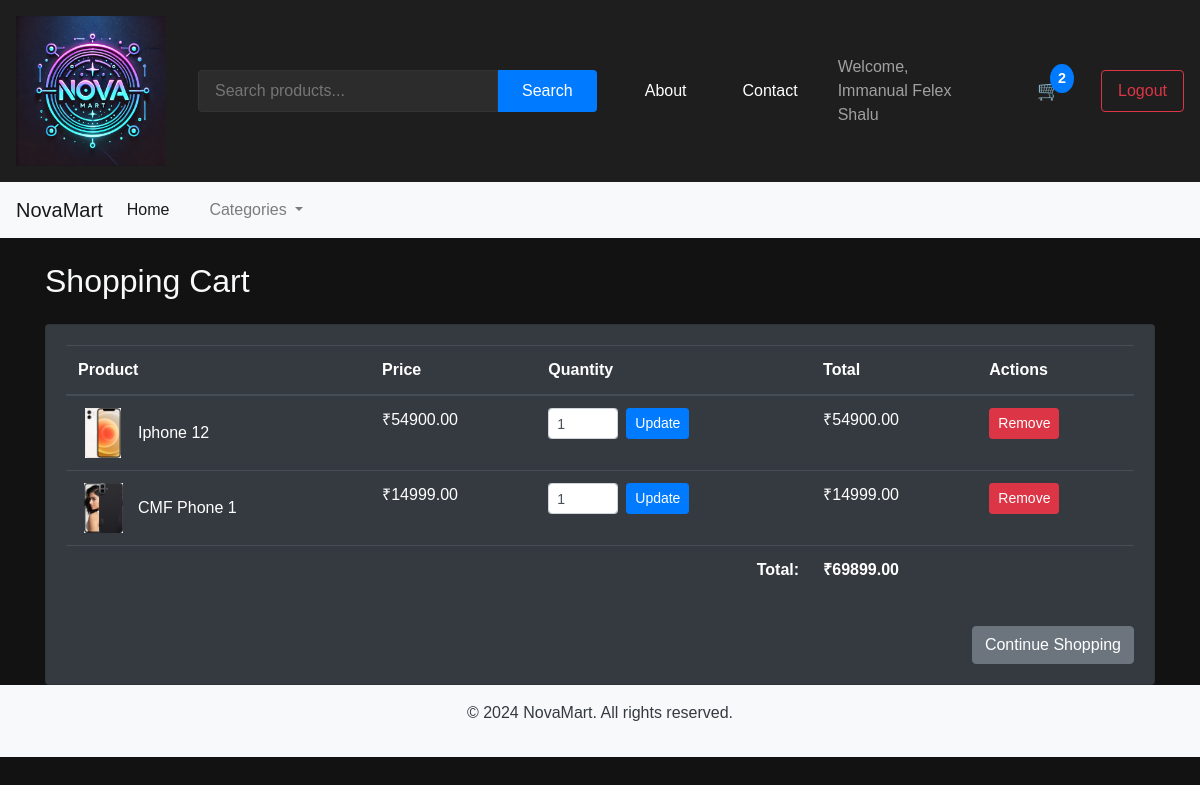
The app's page /cart/ (signed in) with its own data.
### home/models.py (models this page shows, shortened)
class Cart(models.Model):
    user = models.ForeignKey(User, on_delete=models.CASCADE)
    product = models.ForeignKey('Product', on_delete=models.CASCADE)
    quantity = models.IntegerField(default=1)
    date_added = models.DateTimeField(auto_now_add=True)
    @property
    def total_price(self):
        return self.quantity * self.product.price

class Product(models.Model):
    name = models.CharField(max_length=100)
    desc = models.TextField()
    price = models.DecimalField(max_digits=10, decimal_places=2)
    image = models.ImageField(upload_to='products/')
    category = models.CharField(max_length=50)

### home/views.py (the view)
# urls.py: path('cart/', views.view_cart, name='cart'),
@login_required
def view_cart(request):
    cart_items = Cart.objects.filter(user=request.user)
    total = sum(item.total_price for item in cart_items)
    context = {
        'cart_items': cart_items,
        'total': total
    }
    return render(request, 'cart.html', context)

### home/context_processors.py (called while the page is built)
def cart_count(request):
    if request.user.is_authenticated:
        cart_count = Cart.objects.filter(user=request.user).count()
        return {'cart_count': cart_count}
    return {'cart_count': 0}

### home/templates/cart.html (shortened to what this page needs)
{% extends 'base.html' %}
{% block content %}
<div class="container mt-4">
    <h2 class="text-light mb-4">Shopping Cart</h2>
    {% if cart_items %}
        <div class="card bg-dark text-light">
            <div class="card-body">
                <div class="table-responsive">
                    <table class="table table-dark">
                        <thead>
                            <tr>
                                <th>Product</th>
                                <th>Price</th>
                                <th>Quantity</th>
                                <th>Total</th>
                                <th>Actions</th>
                            </tr>
                        </thead>
                        <tbody>
                            {% for item in cart_items %}
                            <tr>
                                <td>
                                    <div class="d-flex align-items-center">
                                        <img src="{{ item.product.image.url }}" alt="{{ item.product.name }}"
                                             style="width: 50px; height: 50px; object-fit: contain; margin-right: 10px;">
                                        {{ item.product.name }}
                                    </div>
                                </td>
                                <td>₹{{ item.product.price }}</td>
                                <td>
                                    <form action="{% url 'update_cart' item.id %}" method="POST" class="d-flex align-items-center">
                                        <input type="number" name="quantity" value="{{ item.quantity }}"
                                               min="1" class="form-control form-control-sm" style="width: 70px;">
                                        <button type="submit" class="btn btn-sm btn-primary ml-2">Update</button>
                                    </form>
                                </td>
                                <td>₹{{ item.total_price }}</td>
                                <td>
                                    <form action="{% url 'remove_from_cart' item.id %}" method="POST" class="d-inline">
                                        <button type="submit" class="btn btn-sm btn-danger">Remove</button>
                                    </form>
                                </td>
                            </tr>
                            {% endfor %}
                        </tbody>
                        <tfoot>
                            <tr>
                                <td colspan="3" class="text-right"><strong>Total:</strong></td>
                                <td colspan="2"><strong>₹{{ total }}</strong></td>
                            </tr>
                        </tfoot>
                    </table>
                </div>
                <div class="text-right mt-3">
                    <a href="{% url 'home' %}" class="btn btn-secondary">Continue Shopping</a>
                </div>
            </div>
        </div>
    {% else %}
        <div class="alert alert-info">
            Your cart is empty. <a href="{% url 'home' %}">Continue shopping</a>
        </div>
    {% endif %}
</div>
{% endblock %}

### home/templates/header.html (shortened to what this page needs)
<!DOCTYPE html>
<html lang="en">
<head>
</head>
<body>
    <header>
        <div class="header-container">
            <a href="{% url 'home' %}" class="logo">
                <img src="/static/images/nova.webp" alt="NovaMart Logo" height="150">
            </a>
            <div class="search-bar">
                <form action="{% url 'search' %}" method="GET" class="d-flex">
                    <input type="text" name="q" placeholder="Search products..." value="{{ request.GET.q }}">
                    <button type="submit">Search</button>
                </form>
            </div>
            <nav>
                <ul>
                    <li><a href="{% url 'about' %}">About</a></li>
                    <li><a href="{% url 'contact' %}">Contact</a></li>
                    {% if user.is_authenticated %}
                        <li class="user-section">
                            <span class="welcome-text">Welcome, {{ user.first_name }}</span>
                            <a href="{% url 'cart' %}" class="cart-icon">
                                🛒
                                {% if cart_count > 0 %}
                                    <span class="badge-primary">{{ cart_count }}</span>
                                {% endif %}
                            </a>
                            <a href="{% url 'logout' %}" class="logout-btn">Logout</a>
                        </li>
                    {% else %}
                        <li class="auth-buttons">
                            <a href="{% url 'login' %}" class="login-btn">Login</a>
                            <a href="{% url 'signup' %}" class="signup-btn">Sign Up</a>
                        </li>
                    {% endif %}
                </ul>
            </nav>
        </div>
    </header>
</body>
</html>

### home/templates/header.html (style rules this page uses)
body { font-family: Arial, sans-serif; margin: 0; padding: 0; background-color: #121212; color: #ffffff; }
header { background-color: #1e1e1e; padding: 1rem; box-shadow: 0 2px 4px rgba(0,0,0,0.2); }
.header-container { display: flex; justify-content: space-between; align-items: center; max-width: 1200px; margin: 0 auto; }
.logo { font-size: 1.5rem; font-weight: bold; color: #ffffff; text-decoration: none; }
nav ul { list-style-type: none; padding: 0; display: flex; gap: 1.5rem; align-items: center; margin: 0; }
nav ul li a { text-decoration: none; color: #ffffff; padding: 0.5rem 1rem; border-radius: 4px; transition: all 0.3s ease; font-weight: 500; }
.search-bar { display: flex; margin: 0 2rem; }
.search-bar input { padding: 0.5rem 1rem; border: 1px solid #333; border-radius: 4px 0 0 4px; background-color: #2c2c2c; color: #ffffff; width: 300px; }
.search-bar button { padding: 0.5rem 1.5rem; background-color: #007bff; color: white; border: none; border-radius: 0 4px 4px 0; cursor: pointer; transition: background-color 0.3s ease; }
.cart-icon { text-decoration: none; margin: 0 1rem; font-size: 1.2em; position: relative; padding: 0.5rem; }
.badge-primary { position: absolute; top: -5px; right: -5px; background-color: #007bff; color: white; border-radius: 50%; padding: 0.25rem 0.5rem; font-size: 0.75em; font-weight: bold; }
.user-section { display: flex; align-items: center; gap: 1rem; }
.welcome-text { color: #a0a0a0; margin-right: 1rem; }
.logout-btn { color: #dc3545 !important; border: 1px solid #dc3545; padding: 0.5rem 1rem; border-radius: 4px; transition: all 0.3s ease; }

### records on screen
Cart: product.image (picture), product.name "Iphone 12", product.price "54900.00", quantity "1", total_price "54900.00"
Cart: product.image (picture), product.name "CMF Phone 1", product.price "14999.00", quantity "1", total_price "14999.00"

### other values on screen
{{ user.first_name }} "Immanual Felex Shalu"
{{ cart_count }} "2"
{{ total }} "69899.00"
